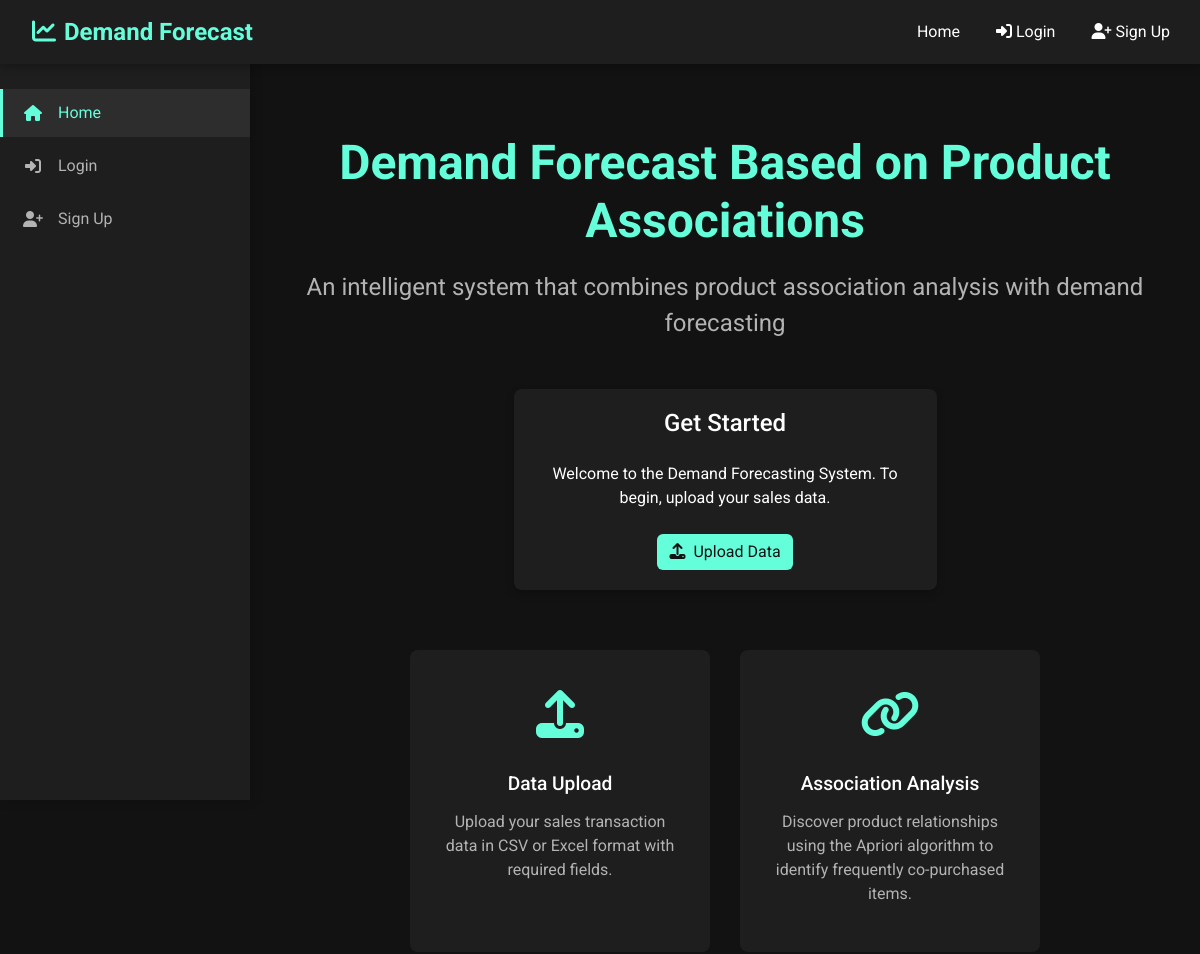
The app's page / (upper part), older data.
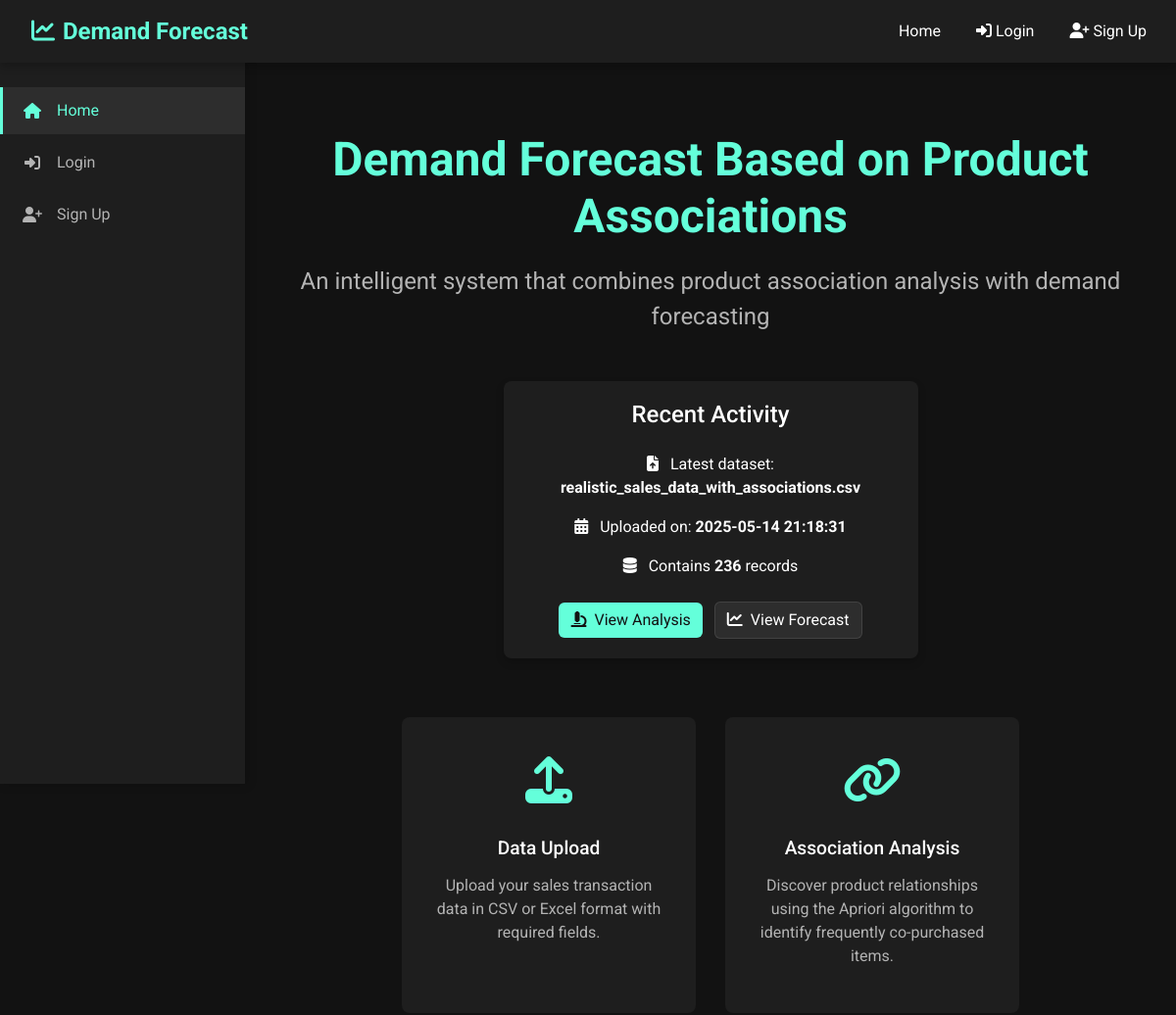
The same page, newer data.
### models.py (models this page shows, shortened)
class Dataset(db.Model):
    id = db.Column(db.Integer, primary_key=True)
    filename = db.Column(db.String(255), nullable=False)
    upload_date = db.Column(db.DateTime, default=datetime.utcnow)
    processed = db.Column(db.Boolean, default=False)
    row_count = db.Column(db.Integer)
    product_count = db.Column(db.Integer)
    transaction_count = db.Column(db.Integer)
    date_range_start = db.Column(db.DateTime)
    date_range_end = db.Column(db.DateTime)

### routes.py (the view)
@app.route('/')
def index():
    latest_dataset = Dataset.query.order_by(Dataset.upload_date.desc()).first()
    return render_template('index.html', dataset=latest_dataset, form=None)

### templates/index.html (shortened to what this page needs)
{% extends "layout.html" %}
{% block content %}
<div class="welcome-container fade-in">
    <h1 class="welcome-title">Demand Forecast Based on Product Associations</h1>
    <p class="welcome-subtitle">An intelligent system that combines product association analysis with demand forecasting</p>
    <div class="row justify-content-center mt-5">
        <div class="col-md-6">
            <div class="card">
                <div class="card-body text-center">
                    {% if dataset %}
                        <h4 class="card-title mb-4">Recent Activity</h4>
                        <p><i class="fas fa-file-upload me-2"></i> Latest dataset: <strong>{{ dataset.filename }}</strong></p>
                        <p><i class="fas fa-calendar-alt me-2"></i> Uploaded on: <strong>{{ dataset.upload_date.strftime('%Y-%m-%d %H:%M:%S') }}</strong></p>
                        <p><i class="fas fa-database me-2"></i> Contains <strong>{{ dataset.row_count }}</strong> records</p>
                        <div class="mt-4">
                            <a href="{{ url_for('analysis') }}" class="btn btn-primary me-2">
                                <i class="fas fa-microscope me-2"></i>View Analysis
                            </a>
                            <a href="{{ url_for('forecast') }}" class="btn btn-secondary">
                                <i class="fas fa-chart-line me-2"></i>View Forecast
                            </a>
                        </div>
                    {% else %}
                        <h4 class="card-title mb-4">Get Started</h4>
                        <p>Welcome to the Demand Forecasting System. To begin, upload your sales data.</p>
                        <div class="mt-4">
                            <a href="{{ url_for('upload') }}" class="btn btn-primary">
                                <i class="fas fa-upload me-2"></i>Upload Data
                            </a>
                        </div>
                    {% endif %}
                </div>
            </div>
        </div>
    </div>
    <div class="welcome-features">
        <div class="welcome-feature">
            <div class="welcome-feature-icon">
                <i class="fas fa-upload"></i>
            </div>
            <h3 class="welcome-feature-title">Data Upload</h3>
            <p class="welcome-feature-desc">Upload your sales transaction data in CSV or Excel format with required fields.</p>
        </div>
        <div class="welcome-feature">
            <div class="welcome-feature-icon">
                <i class="fas fa-link"></i>
            </div>
            <h3 class="welcome-feature-title">Association Analysis</h3>
            <p class="welcome-feature-desc">Discover product relationships using the Apriori algorithm to identify frequently co-purchased items.</p>
        </div>
    </div>
</div>
{% endblock %}

### templates/layout.html (shortened to what this page needs)
<!DOCTYPE html>
<html lang="en">
<head>
    <link href="https://cdn.jsdelivr.net/npm/bootstrap@5.2.3/dist/css/bootstrap.min.css" rel="stylesheet">
    <link rel="stylesheet" href="https://cdnjs.cloudflare.com/ajax/libs/font-awesome/6.4.0/css/all.min.css">
    <link rel="stylesheet" href="{{ url_for('static', filename='css/style.css') }}">
</head>
<body>
    <nav class="navbar navbar-expand-lg">
        <div class="container-fluid">
            <a class="navbar-brand" href="{{ url_for('index') }}">
                <i class="fas fa-chart-line me-2"></i>Demand Forecast
            </a>
            <div class="collapse navbar-collapse" id="navbarNav">
                <ul class="navbar-nav ms-auto">
                    <li class="nav-item">
                        <a class="nav-link" href="{{ url_for('index') }}">Home</a>
                    </li>
                    {% if current_user.is_authenticated %}
                    <li class="nav-item">
                        <a class="nav-link" href="{{ url_for('upload') }}">Upload Data</a>
                    </li>
                    <li class="nav-item">
                        <a class="nav-link" href="{{ url_for('analysis') }}">Analysis</a>
                    </li>
                    <li class="nav-item">
                        <a class="nav-link" href="{{ url_for('forecast') }}">Forecast</a>
                    </li>
                    <li class="nav-item">
                        <a class="nav-link" href="{{ url_for('logout') }}">
                            <i class="fas fa-sign-out-alt me-1"></i>Logout
                        </a>
                    </li>
                    {% else %}
                    <li class="nav-item">
                        <a class="nav-link" href="{{ url_for('login') }}">
                            <i class="fas fa-sign-in-alt me-1"></i>Login
                        </a>
                    </li>
                    <li class="nav-item">
                        <a class="nav-link" href="{{ url_for('signup') }}">
                            <i class="fas fa-user-plus me-1"></i>Sign Up
                        </a>
                    </li>
                    {% endif %}
                </ul>
            </div>
        </div>
    </nav>
    <div class="d-flex">
        <div class="sidebar">
            <a href="{{ url_for('index') }}" class="sidebar-item {% if request.path == '/' %}active{% endif %}">
                <i class="fas fa-home sidebar-icon"></i>
                <span>Home</span>
            </a>
            {% if current_user.is_authenticated %}
            <a href="{{ url_for('upload') }}" class="sidebar-item {% if request.path == '/upload' %}active{% endif %}">
                <i class="fas fa-upload sidebar-icon"></i>
                <span>Upload Data</span>
            </a>
            <div class="sidebar-divider"></div>
            <a href="{{ url_for('analysis') }}" class="sidebar-item {% if request.path == '/analysis' %}active{% endif %}">
                <i class="fas fa-microscope sidebar-icon"></i>
                <span>Association Analysis</span>
            </a>
            <a href="{{ url_for('forecast') }}" class="sidebar-item {% if request.path == '/forecast' %}active{% endif %}">
                <i class="fas fa-chart-line sidebar-icon"></i>
                <span>Demand Forecast</span>
            </a>
            <div class="sidebar-divider"></div>
            <a href="{{ url_for('logout') }}" class="sidebar-item">
                <i class="fas fa-sign-out-alt sidebar-icon"></i>
                <span>Logout</span>
            </a>
            {% else %}
            <a href="{{ url_for('login') }}" class="sidebar-item {% if request.path == '/login' %}active{% endif %}">
                <i class="fas fa-sign-in-alt sidebar-icon"></i>
                <span>Login</span>
            </a>
            <a href="{{ url_for('signup') }}" class="sidebar-item {% if request.path == '/signup' %}active{% endif %}">
                <i class="fas fa-user-plus sidebar-icon"></i>
                <span>Sign Up</span>
            </a>
            {% endif %}
        </div>
        <div class="main-content">
            {% block content %}{% endblock %}
        </div>
    </div>
</body>
</html>

### static/css/style.css (style rules this page uses)
:root { --bg-primary: #121212; --bg-secondary: #1E1E1E; --bg-tertiary: #2D2D2D; --text-primary: #FFFFFF; --text-secondary: #B3B3B3; --accent-primary: #64FFDA; --accent-secondary: #BB86FC; --error: #CF6679; --success: #03DAC5; --warning: #FFD600; --navbar-height: 64px; --sidebar-width: 250px; --card-border-radius: 8px; --transition-speed: 0.3s; }
body { background-color: var(--bg-primary); color: var(--text-primary); font-family: 'Roboto', sans-serif; margin: 0; padding: 0; transition: background-color var(--transition-speed), color var(--transition-speed); }
.navbar { background-color: var(--bg-secondary); height: var(--navbar-height); position: fixed; top: 0; width: 100%; z-index: 100; box-shadow: 0 2px 10px rgba(0, 0, 0, 0.3); }
.navbar-brand { color: var(--accent-primary) !important; font-weight: bold; font-size: 1.5rem; padding-left: 20px; }
.navbar .nav-link { color: var(--text-primary) !important; margin: 0 10px; transition: color var(--transition-speed); }
.sidebar { background-color: var(--bg-secondary); height: calc(100vh - var(--navbar-height)); position: fixed; top: var(--navbar-height); width: var(--sidebar-width); z-index: 90; padding-top: 20px; transition: transform var(--transition-speed); box-shadow: 2px 0 10px rgba(0, 0, 0, 0.2); overflow-y: auto; }
.sidebar-item { padding: 12px 20px; margin: 5px 0; display: flex; align-items: center; color: var(--text-secondary); text-decoration: none; transition: background-color var(--transition-speed), color var(--transition-speed); border-left: 3px solid transparent; }
.sidebar-item.active { background-color: var(--bg-tertiary); color: var(--accent-primary); border-left: 3px solid var(--accent-primary); text-decoration: none; }
.sidebar-icon { margin-right: 15px; width: 20px; text-align: center; }
.main-content { margin-left: var(--sidebar-width); margin-top: var(--navbar-height); padding: 20px; min-height: calc(100vh - var(--navbar-height)); transition: margin-left var(--transition-speed); }
.card { background-color: var(--bg-secondary); border-radius: var(--card-border-radius); box-shadow: 0 4px 8px rgba(0, 0, 0, 0.2); margin-bottom: 20px; transition: transform var(--transition-speed), box-shadow var(--transition-speed); border: none; }
.card-body { padding: 20px; }
.btn-primary { background-color: var(--accent-primary); color: var(--bg-primary); border: none; transition: background-color var(--transition-speed), transform var(--transition-speed); }
.btn-secondary { background-color: var(--bg-tertiary); color: var(--text-primary); border: 1px solid rgba(255, 255, 255, 0.1); transition: background-color var(--transition-speed), transform var(--transition-speed); }
::placeholder { color: var(--text-secondary); opacity: 0.7; }
.fade-in { animation: fadeIn 0.5s ease-in-out; }
.welcome-container { padding: 50px 20px; text-align: center; }
.welcome-title { font-size: 3rem; font-weight: bold; margin-bottom: 20px; color: var(--accent-primary); }
.welcome-subtitle { font-size: 1.5rem; color: var(--text-secondary); margin-bottom: 40px; }
.welcome-features { display: flex; flex-wrap: wrap; justify-content: center; gap: 30px; margin: 40px 0; }
.welcome-feature { background-color: var(--bg-secondary); border-radius: var(--card-border-radius); padding: 30px; width: 300px; text-align: center; transition: all var(--transition-speed); }
.welcome-feature-icon { font-size: 3rem; margin-bottom: 20px; color: var(--accent-primary); }
.welcome-feature-title { font-size: 1.2rem; font-weight: 500; margin-bottom: 15px; color: var(--text-primary); }
.welcome-feature-desc { color: var(--text-secondary); }

Row changes from the older to the newer data that the page shows:
added Dataset: filename "realistic_sales_data_with_associations.csv", upload_date "2025-05-14 21:18:31", row_count "236"
Text that changed along with them:
text no longer shown: "Get Started Welcome to the Demand Forecasting System. To begin, upload your sales data. Upload Data"
text now shown: "Recent Activity Latest dataset: Uploaded on: Contains records View Analysis View Forecast"
